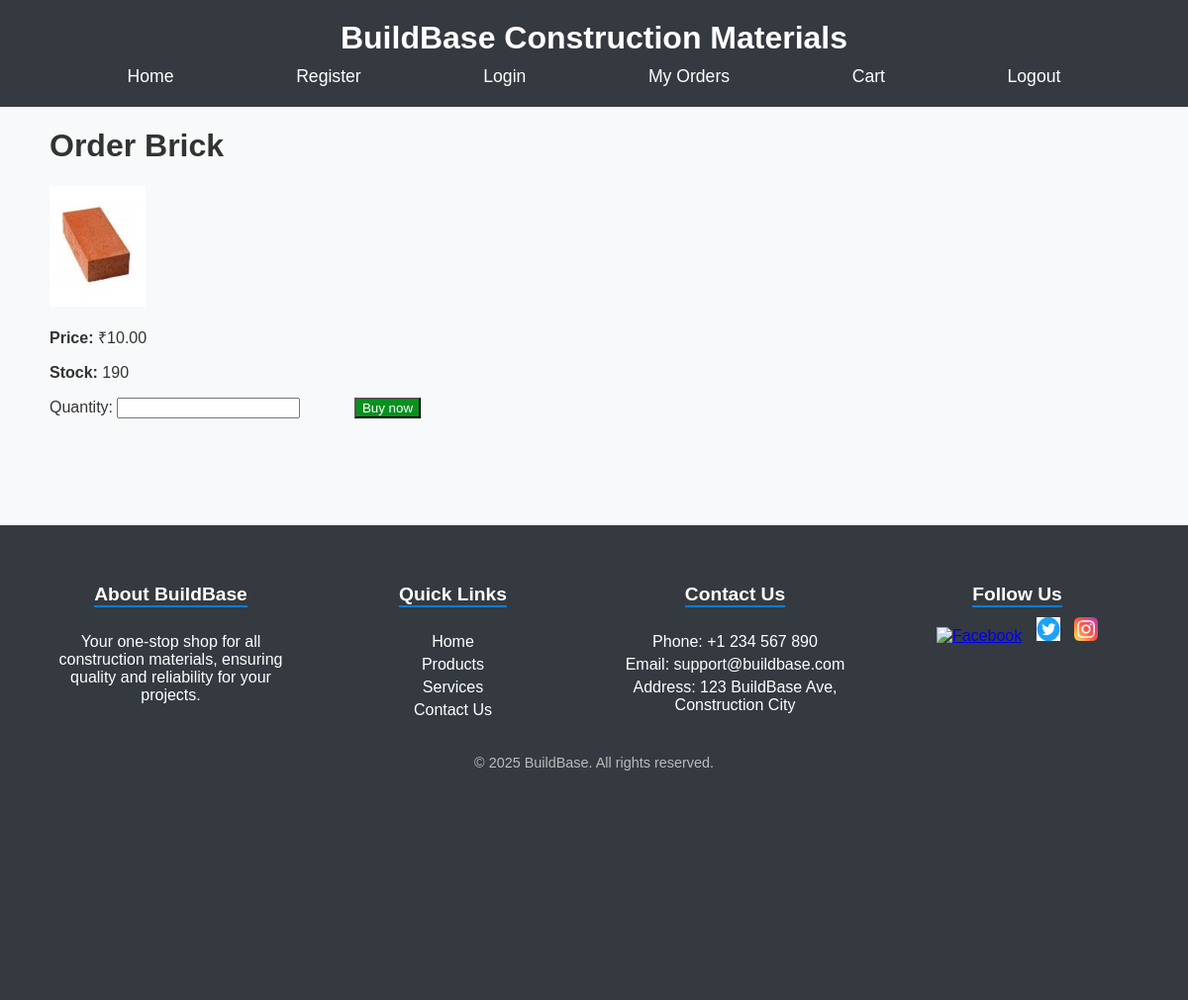
Screenshot of /order/1/ with the database file from the repository.
### app/models.py (models this page shows, shortened)
class Product(models.Model):
    name = models.CharField(max_length=200)
    description = models.TextField()
    price = models.DecimalField(max_digits=10, decimal_places=2)
    stock = models.IntegerField()
    image = models.ImageField(upload_to='products/')
    category = models.CharField(max_length=100)

### app/views.py (the view)
# urls.py: path('order/<int:product_id>/', views.order_product, name='order_product'),
def order_product(request, product_id):
    product = Product.objects.get(id=product_id)
    if request.method == 'POST':
        quantity = int(request.POST['quantity'])
        order = Order.objects.create(user=request.user, product=product, quantity=quantity)
        order.save()
        return redirect(order_detail, order_id=order.id)
    return render(request, 'user/order_product.html', {'product': product})

### templates/user/order_product.html (shortened to what this page needs)
<!DOCTYPE html>
<html lang="en">
<head>
    {% load static %}
    <link rel="stylesheet" href="{% static 'css/order_product.css' %}">
</head>
<body>
    <header>
        <h1>BuildBase Construction Materials</h1>
        <nav>
            <a href="{% url 'home' %}">Home</a>
            <a href="{% url 'register' %}">Register</a>
            <a href="{% url 'login' %}">Login</a>
            <a href="{% url 'user_orders' %}">My Orders</a>
            <a href="{% url 'view_cart' %}">Cart</a>
            <a href="{% url 'logout' %}">Logout</a>
        </nav>
    </header>
    <div class="main">
    <h1>Order {{ product.name }}</h1>
    <p>{% if product.image %}
        <img src="{{ product.image.url }}" alt="{{ product.name }}">
    {% else %}
        <p>No image available.</p>
    {% endif %}</p>
    <p><strong>Price:</strong> ₹{{ product.price }}</p>
    <p><strong>Stock:</strong> {{ product.stock }}</p>
    </div>
    <form method="post">
        <div class="a">
        <label for="quantity">Quantity:</label>
        <input type="number" id="quantity" name="quantity" min="1" required>
        <button type="submit">Buy now</button>
        </div><br><br><br><br><br><br>
    </form>
    <footer class="footer">
        <div class="container">
            <div class="footer-section">
                <h3>About BuildBase</h3>
                <p>Your one-stop shop for all construction materials, ensuring quality and reliability for your projects.</p>
            </div>
            <div class="footer-section">
                <h3>Quick Links</h3>
                <ul>
                    <li><a href="#">Home</a></li>
                    <li><a href="#">Products</a></li>
                    <li><a href="#">Services</a></li>
                    <li><a href="#">Contact Us</a></li>
                </ul>
            </div>
            <div class="footer-section">
                <h3>Contact Us</h3>
                <ul>
                    <li>Phone: +1 234 567 890</li>
                    <li>Email: support@buildbase.com</li>
                    <li>Address: 123 BuildBase Ave, Construction City</li>
                </ul>
            </div>
            <div class="footer-section">
                <h3>Follow Us</h3>
                <div class="social-icons">
                    <a href="#"><img src="{% static 'images/facebook.png' %}" alt="Facebook"></a>
                    <a href="#"><img src="{% static 'images/twitter.png' %}" alt="Twitter"></a>
                    <a href="#"><img src="{% static 'images/insta.png' %}" alt="Instagram"></a>
                </div>
            </div>
        </div>
        <div class="footer-bottom">
            <p>&copy; 2025 BuildBase. All rights reserved.</p>
        </div>
    </footer>
</body>
</html>

### static/css/order_product.css (style rules this page uses)
body { font-family: Arial, sans-serif; margin: 0; padding: 0; color: #333; background-color: #f8f9fa; }
header { background-color: #343a40; color: white; padding: 20px; text-align: center; }
header h1 { margin: 0; font-size: 2rem; }
header nav { margin-top: 10px; display: flex; justify-content: space-evenly; }
header nav a { color: white; text-decoration: none; margin: 0 15px; font-size: 1.1rem; }
.main { max-width: 1200px; margin: 0; padding: 0 50px; }
.container { max-width: 1200px; margin: 0 auto; padding: 0 20px; display: flex; flex-wrap: wrap; justify-content: space-between; }
button { background-color: rgb(7, 145, 30); color: white; position: relative; left: 50px; }
.a { position: relative; padding: 0 50px; }
footer { background-color: #343a40; color: white; padding: 40px 20px; text-align: center; height: 400px; }
footer .container { display: flex; flex-wrap: wrap; justify-content: space-between; gap: 20px; }
.footer-section { flex: 1; min-width: 200px; }
.footer-section h3 { border-bottom: 2px solid #007bff; display: inline-block; margin-bottom: 10px; font-size: 1.2rem; }
.footer-section ul { list-style: none; padding: 0; }
.footer-section ul li { margin: 5px 0; }
.footer-section ul li a { color: white; text-decoration: none; }
.social-icons a { display: inline-block; margin: 0 5px; }
.social-icons img { width: 24px; height: 24px; }
.footer-bottom { margin-top: 20px; font-size: 0.9rem; color: #bbb; }

### rows the page displays
Product: name "Brick", image (picture), price "10.00", stock "190"
